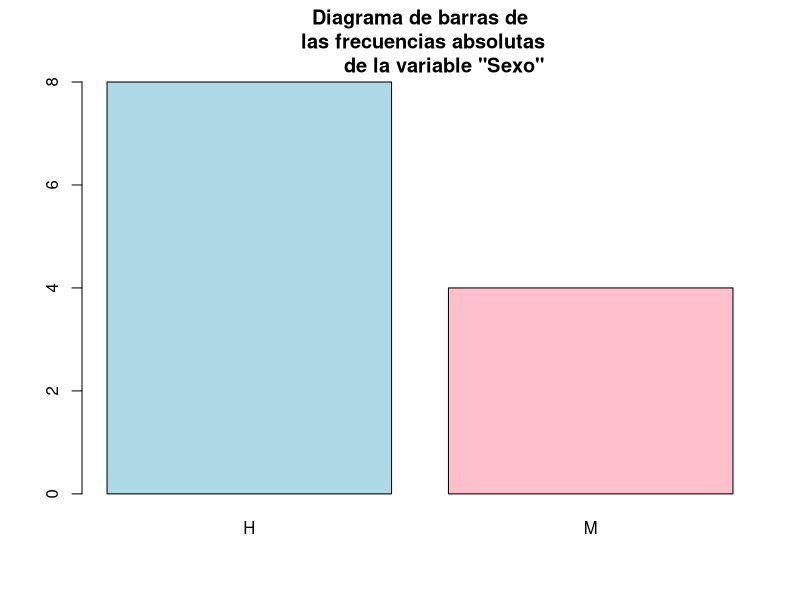
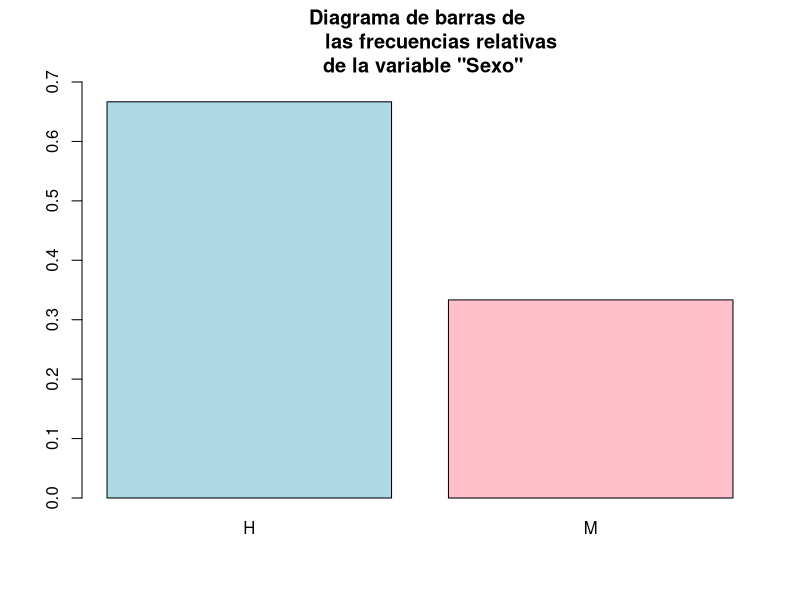
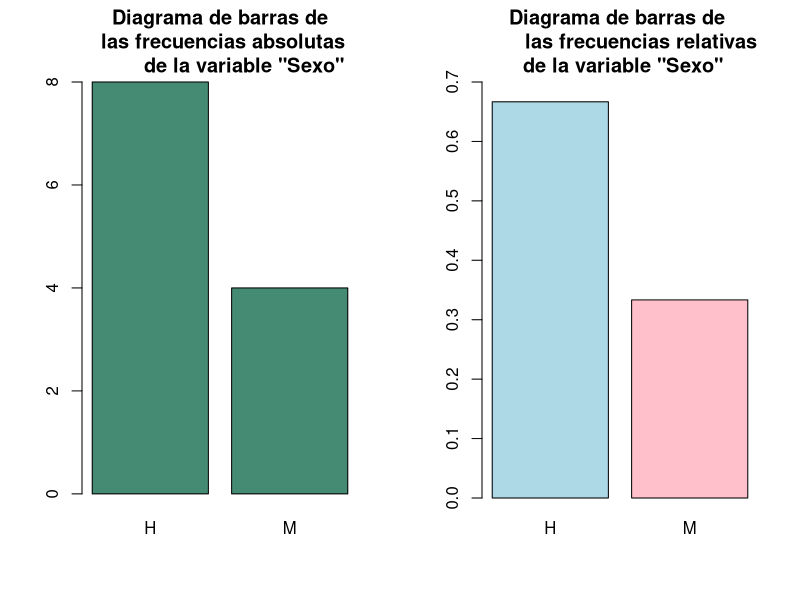
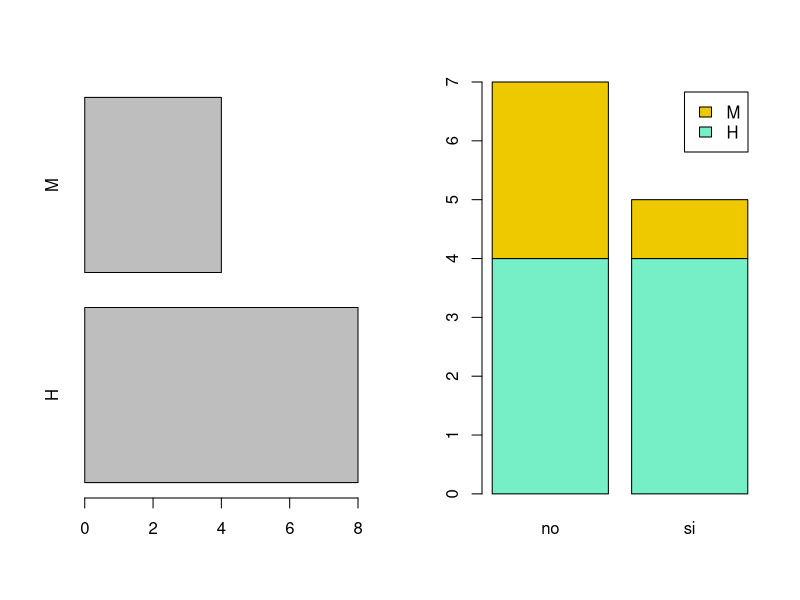
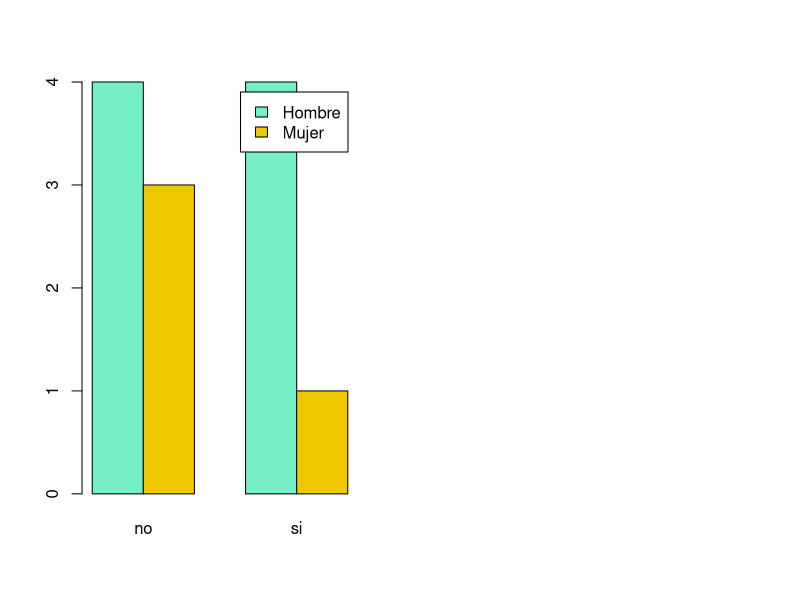

These figures' R source, in order:
## ---- chunk 1
knitr::opts_chunk$set(echo = TRUE)
## ---- chunk 2
set.seed(88)
sexo = sample(c("H","M"), size = 12, replace = TRUE)
barplot(table(sexo), col = c("lightblue","pink"), main = " Diagrama de barras de \n las frecuencias absolutas
        de la variable \"Sexo\"")
## ---- chunk 3
barplot(prop.table(table(sexo)), main = "Diagrama de barras de 
        las frecuencias relativas \n de la variable \"Sexo\"",
        col=c("lightblue","pink"), ylim = c(0,0.7))
## ---- chunk 4
par(mfrow=c(1,2))
barplot(table(sexo), col = c("aquamarine4"), main = " Diagrama de barras de \n las frecuencias absolutas
        de la variable \"Sexo\"")
barplot(prop.table(table(sexo)), main = "Diagrama de barras de 
        las frecuencias relativas \n de la variable \"Sexo\"",
        col=c("lightblue","pink"), ylim = c(0,0.7))
#library(rcolobrewer)
## ---- chunk 5
barplot(table(sexo), horiz = TRUE)
## ---- chunk 6
set.seed(22)
respuestas = sample(c("si","no"), size = 12, replace = T)
barplot(table(sexo,respuestas), legend.text= TRUE, col=c("aquamarine2","gold2"))
barplot(table(sexo, respuestas), legend.text= c("Hombre","Mujer"), beside = T, col=c("aquamarine2","gold2"))
